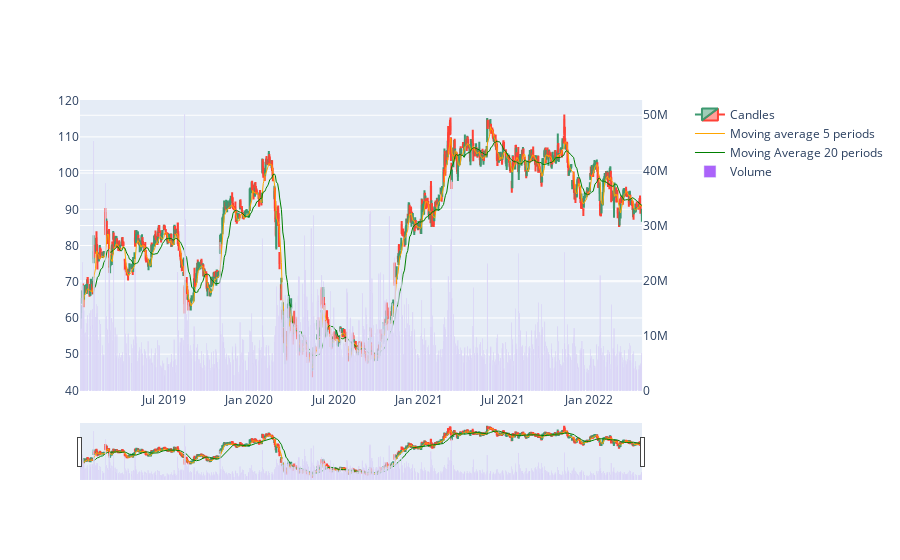

Notebook code cell kept with this figure:
### Code cell
import grisbi.stocks
import grisbi.plot

# pip install cufflinks -> In Qt Console
import cufflinks as cf

# Make Plotly work in your Jupyter Notebook
from plotly.offline import init_notebook_mode
init_notebook_mode(connected=True)
# Use Plotly locally
cf.go_offline()



aa= grisbi.stocks.save_value("GE",dataFolder="work/data")


# aa=grisbi.stocks.get_values_from_csv("GE",dataFolder="work\data")
# print(aa.tail())


# grisbi.stocks.save_value("GE",dataFolder="work/data")
# import grisbi.plot
grisbi.plot.plot_stock("GE",dataFolder="work/data")

### Figure 1 — Plotly figure (JSON) as saved in the notebook; plotly's stock layout.template omitted (floating-point values rounded to 4 significant figures; data arrays with more than 128 entries replaced by an {"elided": "..."} marker saying what was removed)
{"data": [{"close": {"elided": "835 float values"}, "high": {"elided": "835 float values"}, "low": {"elided": "835 float values"}, "name": "Candles", "open": {"elided": "835 float values"}, "type": "candlestick", "x": {"elided": "835 str values"}, "xaxis": "x", "yaxis": "y"}, {"line": {"color": "orange", "width": 1}, "name": "Moving average 5 periods", "type": "scatter", "x": {"elided": "835 str values"}, "xaxis": "x", "y": {"elided": "835 float values"}, "yaxis": "y"}, {"line": {"color": "green", "width": 1}, "name": "Moving Average 20 periods", "type": "scatter", "x": {"elided": "835 str values"}, "xaxis": "x", "y": {"elided": "835 float values"}, "yaxis": "y"}, {"name": "Volume", "type": "bar", "x": {"elided": "835 str values"}, "xaxis": "x", "y": {"elided": "835 int values"}, "yaxis": "y2"}], "layout": {"xaxis": {"anchor": "y", "domain": [0, 0.94]}, "yaxis": {"anchor": "x", "domain": [0, 1]}, "yaxis2": {"anchor": "x", "overlaying": "y", "side": "right"}}}
